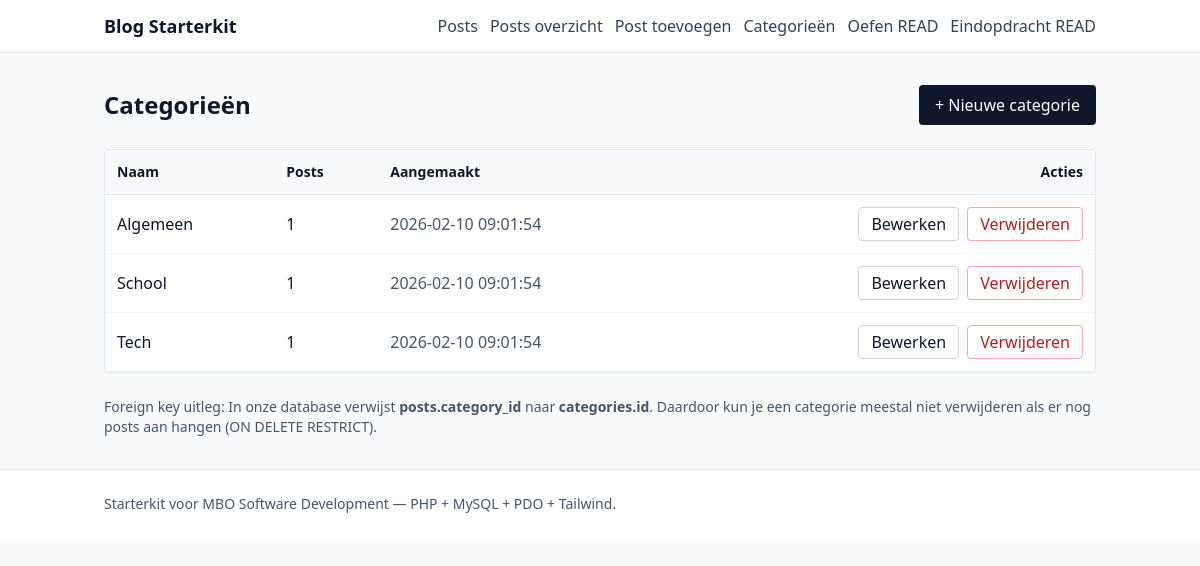
/categories/index.php, run on the app's committed database.
### tables this page shows
CREATE TABLE categories (
    id INT UNSIGNED NOT NULL AUTO_INCREMENT,
    name VARCHAR(100) NOT NULL,
    created_at DATETIME NOT NULL DEFAULT CURRENT_TIMESTAMP,
    PRIMARY KEY (id),
    UNIQUE KEY uq_categories_name (name)
);

### includes/db.php (called while the page is built, shortened)
<?php
$baseUrl = getenv('BASE_URL') ?: '';
if ($baseUrl === '') {
    $scriptName = str_replace('\\', '/', (string)($_SERVER['SCRIPT_NAME'] ?? ''));
    $baseUrl = '';
    $knownSubdirs = ['/posts/', '/categories/', '/includes/'];
    foreach ($knownSubdirs as $subdir) {
        $pos = strpos($scriptName, $subdir);
        if ($pos !== false) {
            $baseUrl = substr($scriptName, 0, $pos);
            break;
        }
    }
    $baseUrl = rtrim($baseUrl, '/');
}

### categories/index.php (the view, shortened to what this page needs)
<?php
require_once __DIR__ . '/../includes/db.php';
require_once __DIR__ . '/../includes/header.php';
$sql = "
    SELECT
        c.id,
        c.name,
        c.created_at,
        COUNT(p.id) AS post_count
    FROM categories c
    LEFT JOIN posts p ON p.category_id = c.id
    GROUP BY c.id, c.name, c.created_at
    ORDER BY c.name ASC
";
$stmt = $pdo->prepare($sql);
$stmt->execute();
$categories = $stmt->fetchAll();
?>
<div class="flex items-center justify-between mb-6">
    <h1 class="text-2xl font-bold">Categorieën</h1>
    <a href="<?php echo $baseUrl; ?>/categories/create.php" class="px-4 py-2 bg-slate-900 text-white rounded hover:bg-slate-800">
        + Nieuwe categorie
    </a>
</div>
<div class="bg-white border border-slate-200 rounded overflow-hidden">
    <table class="w-full">
        <thead class="bg-slate-50 border-b border-slate-200">
            <tr>
                <th class="text-left p-3 text-sm font-semibold">Naam</th>
                <th class="text-left p-3 text-sm font-semibold">Posts</th>
                <th class="text-left p-3 text-sm font-semibold">Aangemaakt</th>
                <th class="text-right p-3 text-sm font-semibold">Acties</th>
            </tr>
        </thead>
        <tbody>
            <?php if (count($categories) === 0): ?>
                <tr>
                    <td class="p-3" colspan="4">Nog geen categorieën.</td>
                </tr>
            <?php else: ?>
                <?php foreach ($categories as $category): ?>
                    <tr class="border-b border-slate-100">
                        <td class="p-3">
                            <?php echo htmlspecialchars($category['name']); ?>
                        </td>
                        <td class="p-3">
                            <?php echo (int)$category['post_count']; ?>
                        </td>
                        <td class="p-3 text-slate-600">
                            <?php echo htmlspecialchars($category['created_at']); ?>
                        </td>
                        <td class="p-3">
                            <div class="flex justify-end gap-2">
                                <a class="px-3 py-1 border border-slate-300 rounded hover:bg-slate-50" href="<?php echo $baseUrl; ?>/categories/edit.php?id=<?php echo (int)$category['id']; ?>">
                                    Bewerken
                                </a>
                                <a class="px-3 py-1 border border-red-300 text-red-700 rounded hover:bg-red-50" href="<?php echo $baseUrl; ?>/categories/delete.php?id=<?php echo (int)$category['id']; ?>">
                                    Verwijderen
                                </a>
                            </div>
                        </td>
                    </tr>
                <?php endforeach; ?>
            <?php endif; ?>
        </tbody>
    </table>
</div>
<div class="mt-6 text-sm text-slate-600">
    Foreign key uitleg:
    In onze database verwijst <strong>posts.category_id</strong> naar <strong>categories.id</strong>.
    Daardoor kun je een categorie meestal niet verwijderen als er nog posts aan hangen (ON DELETE RESTRICT).
</div>
<?php
require_once __DIR__ . '/../includes/footer.php';

### data on the page
categories: name "Algemeen", post_count "1", created_at "2026-02-10 09:01:54"
categories: name "School", post_count "1", created_at "2026-02-10 09:01:54"
categories: name "Tech", post_count "1", created_at "2026-02-10 09:01:54"
